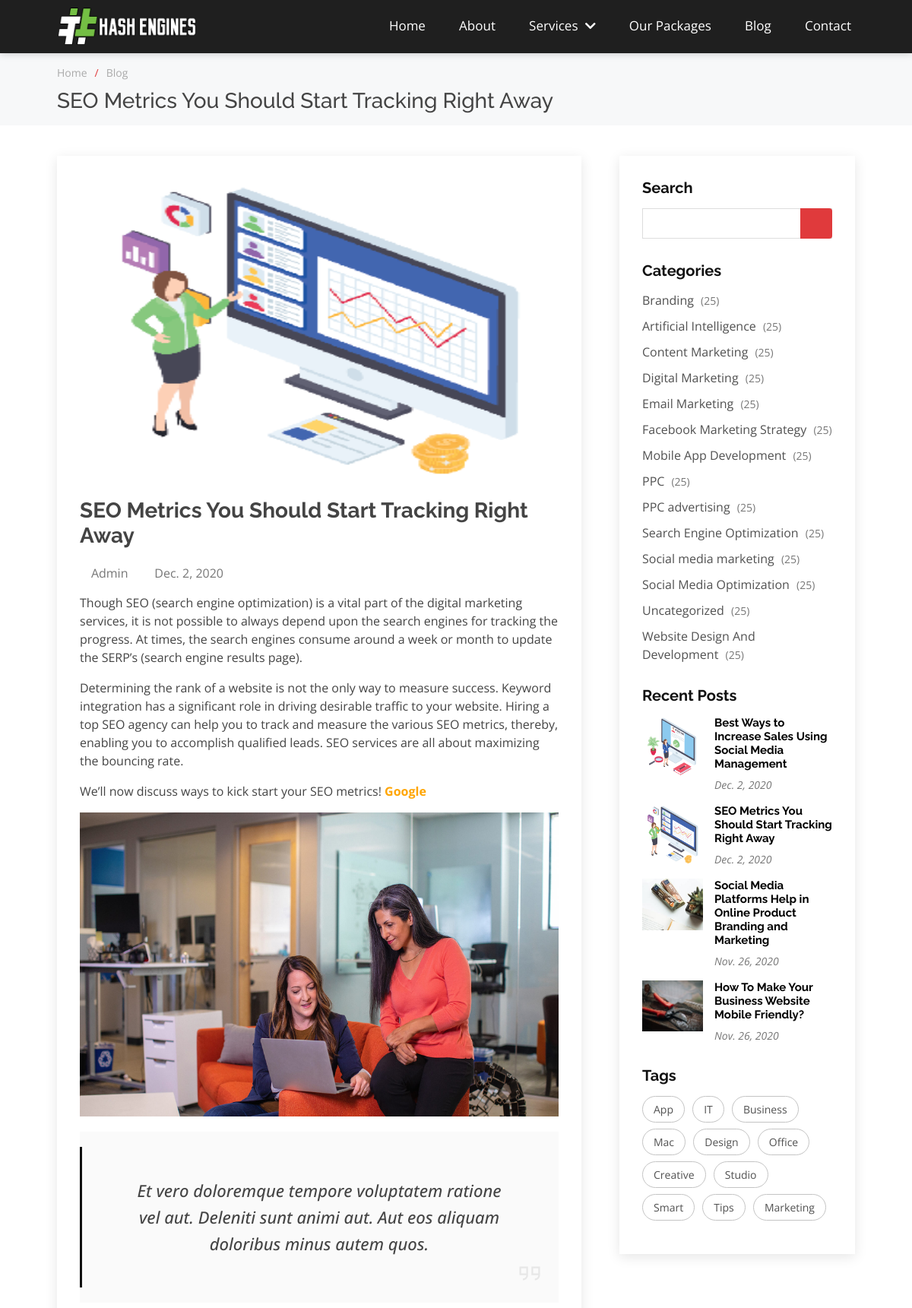
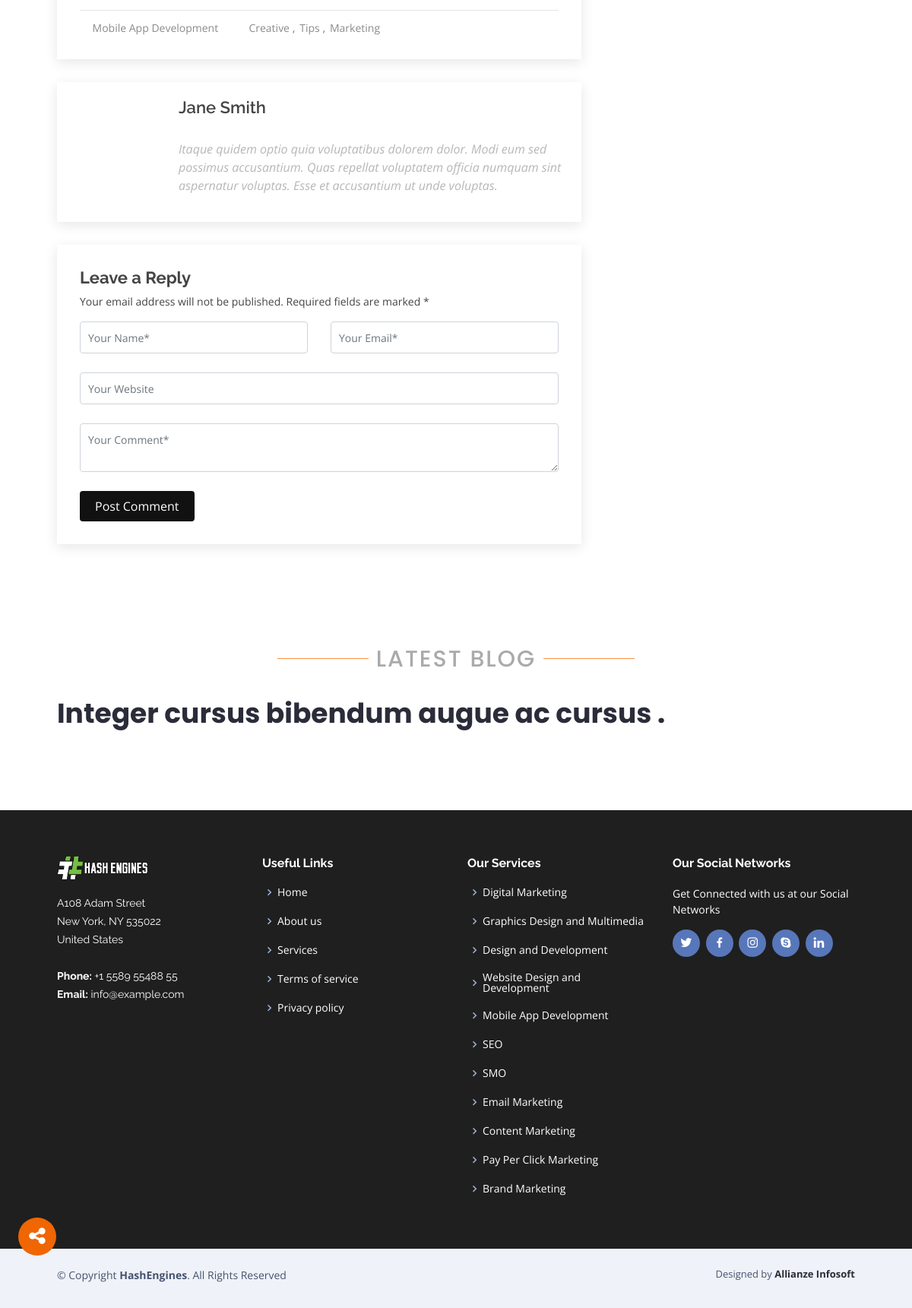
The page /blog/seo-metrics-you-should-start-tracking-right-away on the database its author committed (2 pictures, top to bottom).
### blogs/models.py (models this page shows, shortened)
class Blog(models.Model):
    link = models.SlugField(max_length=256,unique=True)
    blogimage = models.ImageField(upload_to='blogs/')
    title = models.CharField(max_length=256,unique=True)
    category = models.ForeignKey(to=BlogCategory, on_delete = models.CASCADE)
    author = models.ForeignKey(to=Author,on_delete=models.CASCADE,default='Admin')
    description = models.TextField()
    metadescription = models.TextField(max_length=256, blank=False)
    metakeywords = models.TextField(max_length=256,default='')
    status = models.IntegerField(default=0,choices=BLOGS_STATUS)
    published = models.DateField()
    tags = TaggableManager()

class Author(models.Model):
    name = models.CharField(max_length=50,unique=True,default='Admin')
    email = models.CharField(max_length=50,unique=True)
    def __str__(self):
        return self.name

class BlogCategory(models.Model):
    postcategory = models.CharField(max_length=100, blank=False, unique=True)
    def __str__(self):
        return self.postcategory

### blogs/views.py (the view)
# urls.py: path('<slug:link>',BlogDetailPage,name='BlogDetailPage'),
def BlogDetailPage(request,link):
    getBlog = Blog.objects.filter(link=link)
    tags = [tag for tag in Blog.objects.all() if tag is not None]
    categories = BlogCategory.objects.all()
    recentpost = Blog.objects.filter(status=2).order_by('-published')[0:5]
    return render(
        request,'blogdetailpage.html',
        {
            'blog':getBlog,
            'categories':categories,
            'recentpost':recentpost,
            'tags':tags,
            'metatitle':Blog.objects.filter(link=link)[0]
        }
        )

### templates/blogdetailpage.html (shortened to what this page needs)
{% extends "home.html" %}
{% block content %}
{% for content in blog %}
<section class="breadcrumbs">
  <div class="container widthadjust">
    <ol>
      <li><a href="{% url 'home' %}">Home</a></li>
      <li><a href="{% url 'blogs' %}">Blog</a></li>
    </ol>
    <h2>{{content.title}}</h2>
  </div>
</section>
<section id="blog" class="blog">
  <div class="container widthadjust">
    <div class="row">
      <div class="col-lg-8 entries">
        <article class="entry entry-single">
          <div class='text-center'>
            <img src="{{content.blogimage.url}}" alt="{{content.link}}" class="img-fluid">
          </div>
          <h2 class="entry-title">
            {{content.title}}
          </h2>
          <div class="entry-meta">
            <ul>
              <li class="d-flex align-items-center"><i class="icofont-user"></i>{{content.author}}</li>
              <li class="d-flex align-items-center"><i class="icofont-wall-clock"></i></time>{{content.published}}</time></a></li>
            </ul>
          </div>
          <div class="entry-content">
            {{content.description | safe}}
            <blockquote>
              <i class="icofont-quote-left quote-left"></i>
              <p>
                Et vero doloremque tempore voluptatem ratione vel aut. Deleniti sunt animi aut. Aut eos aliquam doloribus minus autem quos.
              </p>
              <i class="las la-quote-right quote-right"></i>
              <i class="icofont-quote-right quote-right"></i>
            </blockquote>
          </div>
          <div class="entry-footer clearfix">
            <div class="float-left">
              <i class="icofont-folder"></i>
              <ul class="cats">
                <li><a href="#">{{content.category}}</a></li>
              </ul>
              <i class="icofont-tags"></i>
              <ul class="tags">
                <li><a href="#">Creative</a></li>
                <li><a href="#">Tips</a></li>
                <li><a href="#">Marketing</a></li>
              </ul>
            </div>
            <div class="float-right share">
              <a href="" title="Share on Twitter"><i class="icofont-twitter"></i></a>
              <a href="" title="Share on Facebook"><i class="icofont-facebook"></i></a>
              <a href="" title="Share on Instagram"><i class="icofont-instagram"></i></a>
            </div>
          </div>
        </article>
        {% endfor %}
        <div class="blog-author clearfix">
          <h4>Jane Smith</h4>
          <div class="social-links">
            <a href="https://twitters.com/#"><i class="icofont-twitter"></i></a>
            <a href="https://facebook.com/#"><i class="icofont-facebook"></i></a>
            <a href="https://instagram.com/#"><i class="icofont-instagram"></i></a>
          </div>
          <p>
            Itaque quidem optio quia voluptatibus dolorem dolor. Modi eum sed possimus accusantium. Quas repellat voluptatem officia numquam sint aspernatur voluptas. Esse et accusantium ut unde voluptas.
          </p>
        </div>
        <div class="blog-comments">
          <div class="reply-form">
            <h4>Leave a Reply</h4>
            <p>Your email address will not be published. Required fields are marked * </p>
            <form action="">
              <div class="row">
                <div class="col-md-6 form-group">
                  <input name="name" type="text" class="form-control" placeholder="Your Name*">
                </div>
                <div class="col-md-6 form-group">
                  <input name="email" type="text" class="form-control" placeholder="Your Email*">
                </div>
              </div>
              <div class="row">
                <div class="col form-group">
                  <input name="website" type="text" class="form-control" placeholder="Your Website">
                </div>
              </div>
              <div class="row">
                <div class="col form-group">
                  <textarea name="comment" class="form-control" placeholder="Your Comment*"></textarea>
                </div>
              </div>
              <button type="submit" class="btn btn-primary">Post Comment</button>
            </form>
          </div>
        </div>
      </div>
      <div class="col-lg-4">
        <div class="sidebar">
          <h3 class="sidebar-title">Search</h3>
          <div class="sidebar-item search-form">
            <form action="">
              <input type="text">
              <button type="submit"><i class="icofont-search"></i></button>
            </form>
          </div>
          <h3 class="sidebar-title">Categories</h3>
          <div class="sidebar-item categories">
            <ul>
              {% for category in categories %}
              <li><a href="#">{{category}} <span>(25)</span></a></li>
              {% endfor %}
            </ul>
          </div>
          <h3 class="sidebar-title">Recent Posts</h3>
          <div class="sidebar-item recent-posts">
            {% for post in recentpost %}
            <div class="post-item clearfix">
              <img src="{{post.blogimage.url}}" alt="{{post.title}}">
              <h4><a href="{% url 'BlogDetailPage' post.link %}">{{post.title}}</a></h4>
              <time datetime="2020-01-01">{{post.published}}</time>
            </div>
            {% endfor %}
          </div>
          <h3 class="sidebar-title">Tags</h3>
          <div class="sidebar-item tags">
            <ul>
              <li><a href="#">App</a></li>
              <li><a href="#">IT</a></li>
              <li><a href="#">Business</a></li>
              <li><a href="#">Mac</a></li>
              <li><a href="#">Design</a></li>
              <li><a href="#">Office</a></li>
              <li><a href="#">Creative</a></li>
              <li><a href="#">Studio</a></li>
              <li><a href="#">Smart</a></li>
              <li><a href="#">Tips</a></li>
              <li><a href="#">Marketing</a></li>
            </ul>
          </div>
        </div>
      </div>
    </div>
  </div>
</section>
{% endblock %}

### static/assets/css/header.css (style rules this page uses)
a { text-decoration: none; }
.container { width: 90%;max-width:1170px;margin:0 auto; }

### rows shown on the page
Blog: title "SEO Metrics You Should Start Tracking Right Away", blogimage (picture), author "Admin", published "Dec. 2, 2020", description "Though SEO (search engine optimization) is a vital part of the digital marketing services, it is not possible to always depend upon the search engines for tracking the progress. At times, the search engines consume around a week or month to update the SERP’s (search engine results page). Determining the rank of a website is not the only way to measure success. Keyword integration has a significant role in driving desirable traffic to your website. Hiring a top SEO agency can help you to track and measure the various SEO metrics, thereby, enabling you to accomplish qualified leads. SEO services are all about maximizing the bouncing rate. We’ll now discuss ways to kick start your SEO metrics!…", description (picture), category "Mobile App Development"
BlogCategory: postcategory "Branding"
BlogCategory: postcategory "Artificial Intelligence"
BlogCategory: postcategory "Content Marketing"
BlogCategory: postcategory "Digital Marketing"
BlogCategory: postcategory "Email Marketing"
BlogCategory: postcategory "Facebook Marketing Strategy"
BlogCategory: postcategory "Mobile App Development"
BlogCategory: postcategory "PPC"
BlogCategory: postcategory "PPC advertising"
BlogCategory: postcategory "Search Engine Optimization"
BlogCategory: postcategory "Social media marketing"
BlogCategory: postcategory "Social Media Optimization"
BlogCategory: postcategory "Uncategorized"
BlogCategory: postcategory "Website Design And Development"
Blog: blogimage (picture), title "Best Ways to Increase Sales Using Social Media Management", published "Dec. 2, 2020"
Blog: blogimage (picture), title "Social Media Platforms Help in Online Product Branding and Marketing", published "Nov. 26, 2020"
Blog: blogimage (picture), title "How To Make Your Business Website Mobile Friendly?", published "Nov. 26, 2020"
